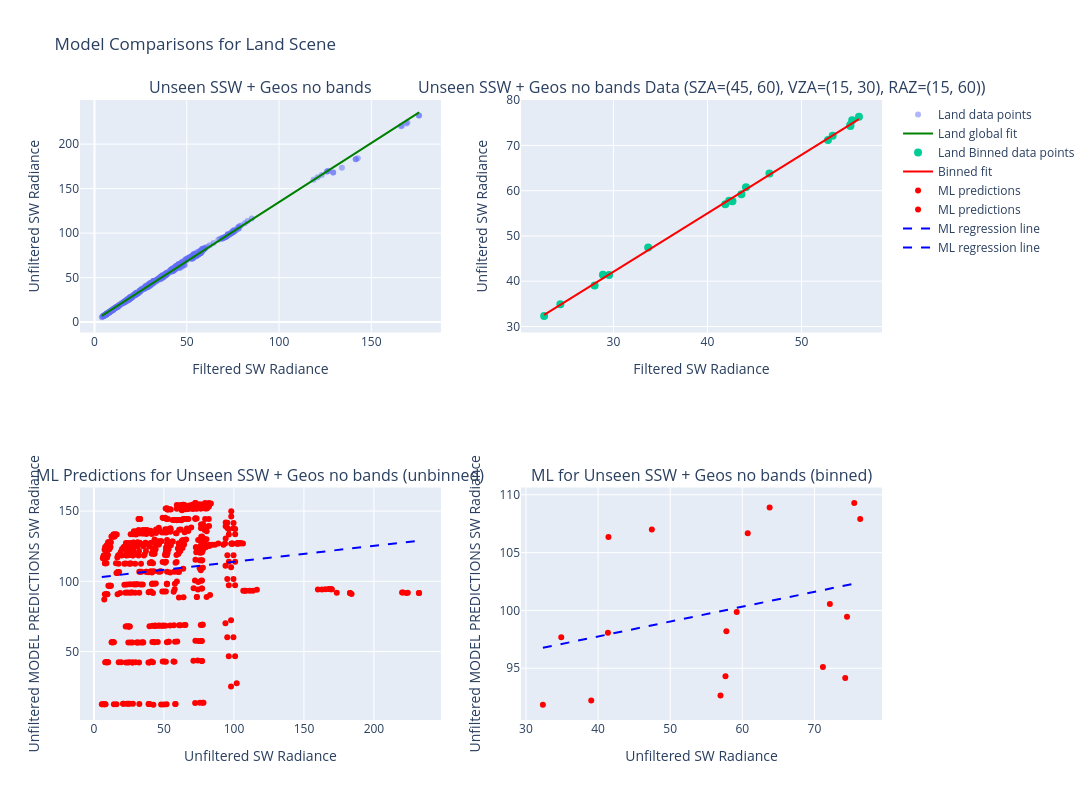

The cell this chart's notebook holds for it:
### Code cell
compare_global_vs_bin_fit_interactive(
    land_clear,
    scene="Land",
    sza_range=(45,60),
    vza_range=(15,30),
    raz_range=(15,60),
    degree=1,
    ml_model=ssw_model["Final_Model"],
    name="Unseen SSW + Geos no bands",
    ml_features=["Split Shortwave Filtered Rads (Integrated)", 'Shortwave Filtered Rads (Integrated)', 'SZA', 'VZA', 'RAZ'],
    is_sw=True
)

### Figure 1 — Plotly figure (JSON) as saved in the notebook; plotly's stock layout.template omitted (floating-point values rounded to 4 significant figures; data arrays with more than 128 entries replaced by an {"elided": "..."} marker saying what was removed)
{"data": [{"hovertemplate": "Filtered: %{x:.2f}<br>Unfiltered: %{y:.2f}", "marker": {"opacity": 0.5, "size": 6}, "mode": "markers", "name": "Land data points", "type": "scatter", "x": {"elided": "630 float values"}, "xaxis": "x", "y": {"elided": "630 float values"}, "yaxis": "y"}, {"line": {"color": "green", "width": 2}, "mode": "lines", "name": "Land global fit", "type": "scatter", "x": {"elided": "630 float values"}, "xaxis": "x", "y": {"elided": "630 float values"}, "yaxis": "y"}, {"hovertemplate": "Filtered: %{x:.2f}<br>Unfiltered: %{y:.2f}", "marker": {"size": 8}, "mode": "markers", "name": "Land Binned data points", "type": "scatter", "x": [55.19, 41.89, 52.81, 22.64, 28.0, 42.65, 55.18, 42.31, 53.31, 24.36, 29.54, 43.61, 56.11, 44.09, 55.38, 28.88, 33.7, 46.59], "xaxis": "x2", "y": [74.27, 56.97, 71.18, 32.35, 39.05, 57.67, 74.52, 57.79, 72.14, 34.89, 41.37, 59.23, 76.35, 60.75, 75.52, 41.44, 47.45, 63.79], "yaxis": "y2"}, {"line": {"color": "red", "width": 2}, "mode": "lines", "name": "Binned fit", "type": "scatter", "x": [22.64, 24.36, 28.0, 28.88, 29.54, 33.7, 41.89, 42.31, 42.65, 43.61, 44.09, 46.59, 52.81, 53.31, 55.18, 55.19, 55.38, 56.11], "xaxis": "x2", "y": [32.55, 34.77, 39.48, 40.62, 41.47, 46.85, 57.44, 57.98, 58.43, 59.66, 60.29, 63.51, 71.56, 72.2, 74.62, 74.63, 74.88, 75.81], "yaxis": "y2"}, {"hovertemplate": "Unfiltered: %{x:.2f}<br>Predicted: %{y:.2f}", "marker": {"color": "red", "size": 6}, "mode": "markers", "name": "ML predictions", "type": "scatter", "x": {"elided": "630 float values"}, "xaxis": "x3", "y": {"elided": "630 float values"}, "yaxis": "y3"}, {"hovertemplate": "Unfiltered: %{x:.2f}<br>Predicted: %{y:.2f}", "marker": {"color": "red", "size": 6}, "mode": "markers", "name": "ML predictions", "type": "scatter", "x": [74.27, 56.97, 71.18, 32.35, 39.05, 57.67, 74.52, 57.79, 72.14, 34.89, 41.37, 59.23, 76.35, 60.75, 75.52, 41.44, 47.45, 63.79], "xaxis": "x4", "y": [94.17, 92.65, 95.11, 91.86, 92.22, 94.31, 99.46, 98.2, 100.5, 97.69, 98.07, 99.86, 107.9, 106.7, 109.3, 106.3, 107.0, 108.9], "yaxis": "y4"}, {"line": {"color": "blue", "dash": "dash", "width": 2}, "mode": "lines", "name": "ML regression line", "type": "scatter", "x": {"elided": "630 float values"}, "xaxis": "x3", "y": {"elided": "630 float values"}, "yaxis": "y3"}, {"line": {"color": "blue", "dash": "dash", "width": 2}, "mode": "lines", "name": "ML regression line", "type": "scatter", "x": [32.35, 34.89, 39.05, 41.37, 41.44, 47.45, 56.97, 57.67, 57.79, 59.23, 60.75, 63.79, 71.18, 72.14, 74.27, 74.52, 75.52, 76.35], "xaxis": "x4", "y": [96.77, 97.09, 97.63, 97.93, 97.94, 98.71, 99.93, 100.0, 100.0, 100.2, 100.4, 100.8, 101.8, 101.9, 102.2, 102.2, 102.3, 102.4], "yaxis": "y4"}], "layout": {"annotations": [{"font": {"size": 16}, "showarrow": false, "text": "Unseen SSW + Geos no bands", "x": 0.225, "xanchor": "center", "xref": "paper", "y": 1, "yanchor": "bottom", "yref": "paper"}, {"font": {"size": 16}, "showarrow": false, "text": "Unseen SSW + Geos no bands Data (SZA=(45, 60), VZA=(15, 30), RAZ=(15, 60))", "x": 0.775, "xanchor": "center", "xref": "paper", "y": 1, "yanchor": "bottom", "yref": "paper"}, {"font": {"size": 16}, "showarrow": false, "text": "ML Predictions for Unseen SSW + Geos no bands (unbinned)", "x": 0.225, "xanchor": "center", "xref": "paper", "y": 0.375, "yanchor": "bottom", "yref": "paper"}, {"font": {"size": 16}, "showarrow": false, "text": "ML for Unseen SSW + Geos no bands (binned)", "x": 0.775, "xanchor": "center", "xref": "paper", "y": 0.375, "yanchor": "bottom", "yref": "paper"}], "height": 800, "showlegend": true, "title": {"text": "Model Comparisons for Land Scene"}, "width": 1200, "xaxis": {"anchor": "y", "domain": [0, 0.45], "title": {"text": "Filtered SW Radiance"}}, "xaxis2": {"anchor": "y2", "domain": [0.55, 1], "title": {"text": "Filtered SW Radiance"}}, "xaxis3": {"anchor": "y3", "domain": [0, 0.45], "title": {"text": "Unfiltered SW Radiance"}}, "xaxis4": {"anchor": "y4", "domain": [0.55, 1], "title": {"text": "Unfiltered SW Radiance"}}, "yaxis": {"anchor": "x", "domain": [0.625, 1], "title": {"text": "Unfiltered SW Radiance"}}, "yaxis2": {"anchor": "x2", "domain": [0.625, 1], "title": {"text": "Unfiltered SW Radiance"}}, "yaxis3": {"anchor": "x3", "domain": [0, 0.375], "title": {"text": "Unfiltered MODEL PREDICTIONS SW Radiance"}}, "yaxis4": {"anchor": "x4", "domain": [0, 0.375], "title": {"text": "Unfiltered MODEL PREDICTIONS SW Radiance"}}}}
